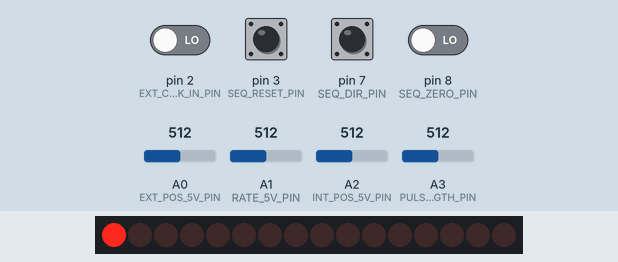
Bench run of a sketch on a simulated Arduino Uno, built with avr-gcc and run on an emulated ATmega328P. On the bench: 16 shift-register outputs drawn as a row of LEDs (first output left, lit = HIGH). Wiring (inferred from the names in the program): 2 × shift register (74HC595): data pin 5; shift clock pin 6; latch pin 4. Wiring (inferred from the signals the program sends): row of LEDs: on Q0, Q1, Q2, Q3, Q4, Q5, Q6, Q7, Q8, Q9, Q10, Q11, Q12, Q13, Q14, Q15. The inputs (shaded band) are chosen by the test bench; at power-on: pin 7 (SEQ_DIR_PIN) HIGH, pin 2 (EXT_CLOCK_IN_PIN), pin 3 (SEQ_RESET_PIN), pin 8 (SEQ_ZERO_PIN) LOW, A0 (EXT_POS_5V_PIN) = 512, A1 (RATE_5V_PIN) = 512, A2 (INT_POS_5V_PIN) = 512, A3 (PULSE_LENGTH_PIN) = 512.

Above: at 1.2 s.
1.3 s: pin 2 (EXT_CLOCK_IN_PIN) driven HIGH
At 1.9 s:
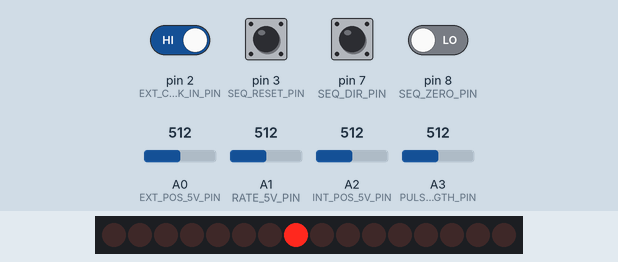
2.8 s: pin 8 (SEQ_ZERO_PIN) driven HIGH
At 3.1 s:
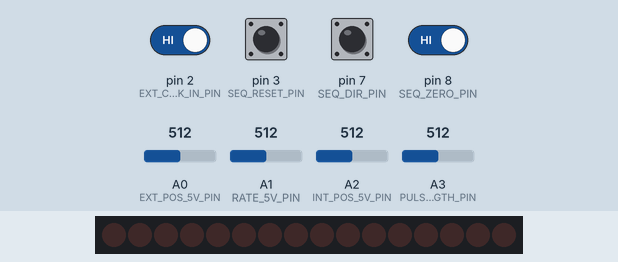
Timing chart, 0 to 5.8 s (numbered marks = the images above; inputs shaded):
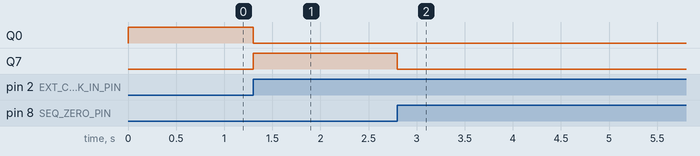

The sketch:

megaseq.ino
```cpp
#define INT_CLOCK_PIN 0
#define STEP_OUT_PIN 1
#define EXT_CLOCK_IN_PIN 2
#define SEQ_RESET_PIN 3
#define SEQ_DIR_PIN 7
#define SEQ_ZERO_PIN 8
#define UNUSED_PIN_1 9
#define UNUSED_PIN_2 10
#define UNUSED_PIN_3 11 // MOSI
#define UNUSED_PIN_4 12 // MISO
#define UNUSED_PIN_5 13 // SCK

#define SEQ_DIR_FORWARDS 1
#define SEQ_DIR_BACKWARDS 0

// 74HC595 PINS
#define LATCH_PIN 4
#define DATA_PIN 5
#define CLOCK_PIN 6

// Analog input pins
#define EXT_POS_5V_PIN A0
#define RATE_5V_PIN A1
#define INT_POS_5V_PIN A2
#define PULSE_LENGTH_PIN A3

int8_t step = 0;
uint8_t direction = SEQ_DIR_FORWARDS;
uint16_t stepOutCycles = 0;
int16_t pulseLen = 5;
int16_t extPosRaw = 0;
int8_t extPos = -1;
int16_t intPosRaw = 0;
int8_t intPos = -1;
int16_t intRate = 0;
int16_t intRateCycles = 1;
int16_t intRateCyclesOn = 0;


void setup() {
  // Set up clock-related pins
  pinMode(INT_CLOCK_PIN, OUTPUT);
  pinMode(STEP_OUT_PIN, OUTPUT);
  pinMode(EXT_CLOCK_IN_PIN, INPUT);
  attachInterrupt(digitalPinToInterrupt(EXT_CLOCK_IN_PIN), handleExtClockIn, RISING);
  pinMode(SEQ_RESET_PIN, INPUT);
  attachInterrupt(digitalPinToInterrupt(SEQ_RESET_PIN), handleReset, RISING);
  pinMode(SEQ_DIR_PIN, INPUT);
  pinMode(SEQ_ZERO_PIN, INPUT);

  // Set up unused pins
  pinMode(UNUSED_PIN_1, INPUT_PULLUP);
  pinMode(UNUSED_PIN_2, INPUT_PULLUP);
  pinMode(UNUSED_PIN_3, INPUT_PULLUP);
  pinMode(UNUSED_PIN_4, INPUT_PULLUP);
  pinMode(UNUSED_PIN_5, INPUT_PULLUP);

  // Set up shift register pins
  pinMode(LATCH_PIN, OUTPUT);
  pinMode(CLOCK_PIN, OUTPUT);
  pinMode(DATA_PIN, OUTPUT);
}

void loop() {
  if (stepOutCycles > 0) {
    digitalWrite(STEP_OUT_PIN, HIGH);
    stepOutCycles--;
  } else {
    digitalWrite(STEP_OUT_PIN, LOW);
  }
  direction = digitalRead(SEQ_DIR_PIN);
  if (digitalRead(SEQ_ZERO_PIN) == HIGH) {
    step = -1;
  }
  pulseLen = analogRead(PULSE_LENGTH_PIN);
  intPosRaw = analogRead(INT_POS_5V_PIN);
  intPos = map(intPosRaw, 0, 1000, -1, 15);
  extPosRaw = analogRead(EXT_POS_5V_PIN);
  extPos = map(extPosRaw, 200, 1023, -1, 15);
  intRate = 1100 - analogRead(RATE_5V_PIN);
  if (--intRateCycles == 0) {
    intRateCyclesOn = 5;
    intRateCycles = intRate;
  }
  if (intRateCyclesOn > 0) {
    digitalWrite(INT_CLOCK_PIN, HIGH);
    intRateCyclesOn--;
  } else {
    digitalWrite(INT_CLOCK_PIN, LOW);
  }
  updateOutputs();
}

void updateOutputs() {
  digitalWrite(LATCH_PIN, LOW);
  if (step == -1) {
    shiftOut(DATA_PIN, CLOCK_PIN, MSBFIRST, 0);
    shiftOut(DATA_PIN, CLOCK_PIN, MSBFIRST, 0);
  } else if (step < 8) {
    shiftOut(DATA_PIN, CLOCK_PIN, MSBFIRST, 0);
    shiftOut(DATA_PIN, CLOCK_PIN, MSBFIRST, 1<<step);
  } else {
    shiftOut(DATA_PIN, CLOCK_PIN, MSBFIRST, 1<<(step-8));
    shiftOut(DATA_PIN, CLOCK_PIN, MSBFIRST, 0);
  }
  digitalWrite(LATCH_PIN, HIGH);
}

void handleExtClockIn() {
  if (intPos > -1) {
    step = intPos;
  } else if (extPos > -1) {
    step = extPos;
  } else {
    switch (direction) {
      case SEQ_DIR_FORWARDS:
        step++;
        if (step>=16) {
          step = 0;
        }
        break;
      case SEQ_DIR_BACKWARDS:
        step--;
        if (step<0) {
          step = 15;
        }
        break;
    }
  }
  stepOutCycles = pulseLen;
}

void handleReset() {
  step = 0;
}
```

Measured:
- after the input at 1.3 s, Q0: HIGH → LOW at once; Q7: LOW → HIGH at once
- after the input at 2.8 s, Q7: HIGH → LOW at once
